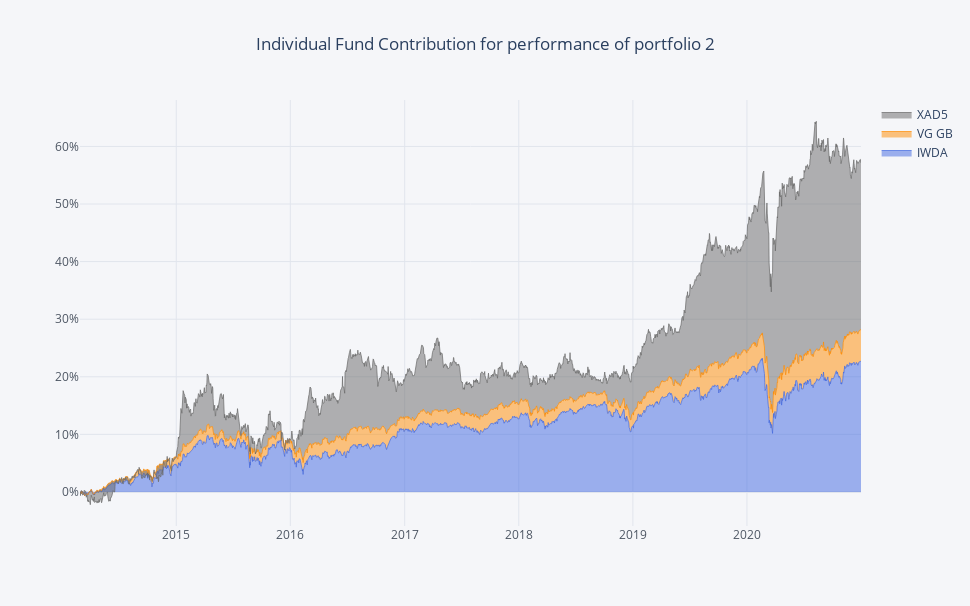

Here is the notebook cell this chart was saved with:
### Code cell
pl.ichart(contributions_50_50, style='area', yticksuffix='%', colab=False,
          title='Individual Fund Contribution for performance of portfolio 2',
          width=970.8, height=606)

### Figure 1 — Plotly figure (JSON) as saved in the notebook; plotly's stock layout.template omitted (floating-point values rounded to 4 significant figures; data arrays with more than 128 entries replaced by an {"elided": "..."} marker saying what was removed)
{"data": [{"hoverinfo": "x+y", "line": {"color": "royalblue", "width": 0.7}, "mode": "lines", "name": "IWDA", "stackgroup": "one", "type": "scatter", "x": {"elided": "1786 str values"}, "y": {"elided": "1786 float values"}}, {"hoverinfo": "x+y", "line": {"color": "darkorange", "width": 0.7}, "mode": "lines", "name": "VG GB", "stackgroup": "one", "type": "scatter", "x": {"elided": "1786 str values"}, "y": {"elided": "1786 float values"}}, {"hoverinfo": "x+y", "line": {"color": "dimgrey", "width": 0.7}, "mode": "lines", "name": "XAD5", "stackgroup": "one", "type": "scatter", "x": {"elided": "1786 str values"}, "y": {"elided": "1786 float values"}}], "layout": {"annotations": [{"font": {"color": "rgb(150,150,150)", "family": "Arial", "size": 12}, "showarrow": false, "text": "", "x": 0.5, "xanchor": "center", "xref": "paper", "y": "-0.125", "yanchor": "top", "yref": "paper"}], "height": 606, "hovermode": "x", "paper_bgcolor": "#F5F6F9", "plot_bgcolor": "#F5F6F9", "showlegend": true, "title": {"text": "Individual Fund Contribution for performance of portfolio 2", "x": 0.5}, "width": 970.8, "xaxis": {"autorange": true, "gridcolor": "#E1E5ED", "range": ["2014-02-27", "2020-12-31"], "showgrid": true, "tickfont": {"color": "#4D5663"}, "tickformat": "", "tickprefix": "", "ticksuffix": "", "title": {"font": {"color": "#4D5663"}, "text": ""}, "type": "date", "zerolinecolor": "#E1E5ED"}, "yaxis": {"autorange": true, "gridcolor": "#E1E5ED", "range": [-5.911, 68.06], "showgrid": true, "tickfont": {"color": "#4D5663"}, "tickformat": "", "tickprefix": "", "ticksuffix": "%", "title": {"text": ""}, "type": "linear", "zerolinecolor": "#E1E5ED"}}}
